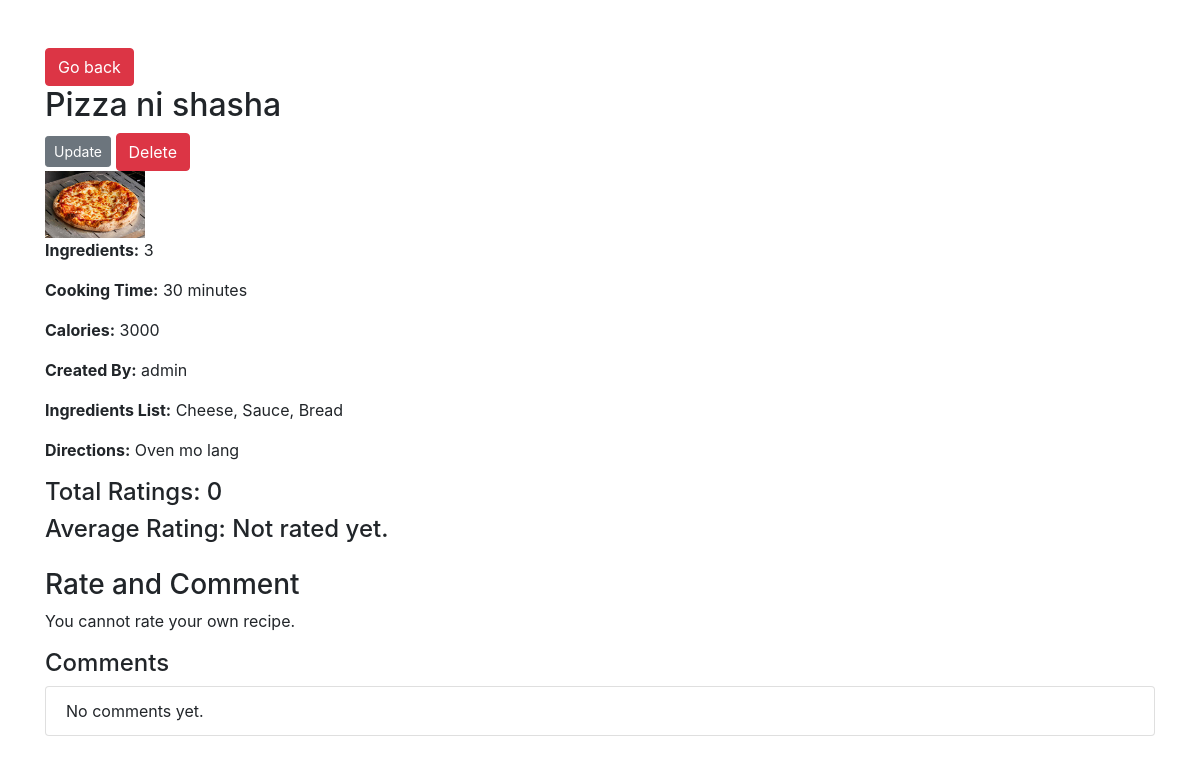
The app's page /home/15/ (signed in), older data.
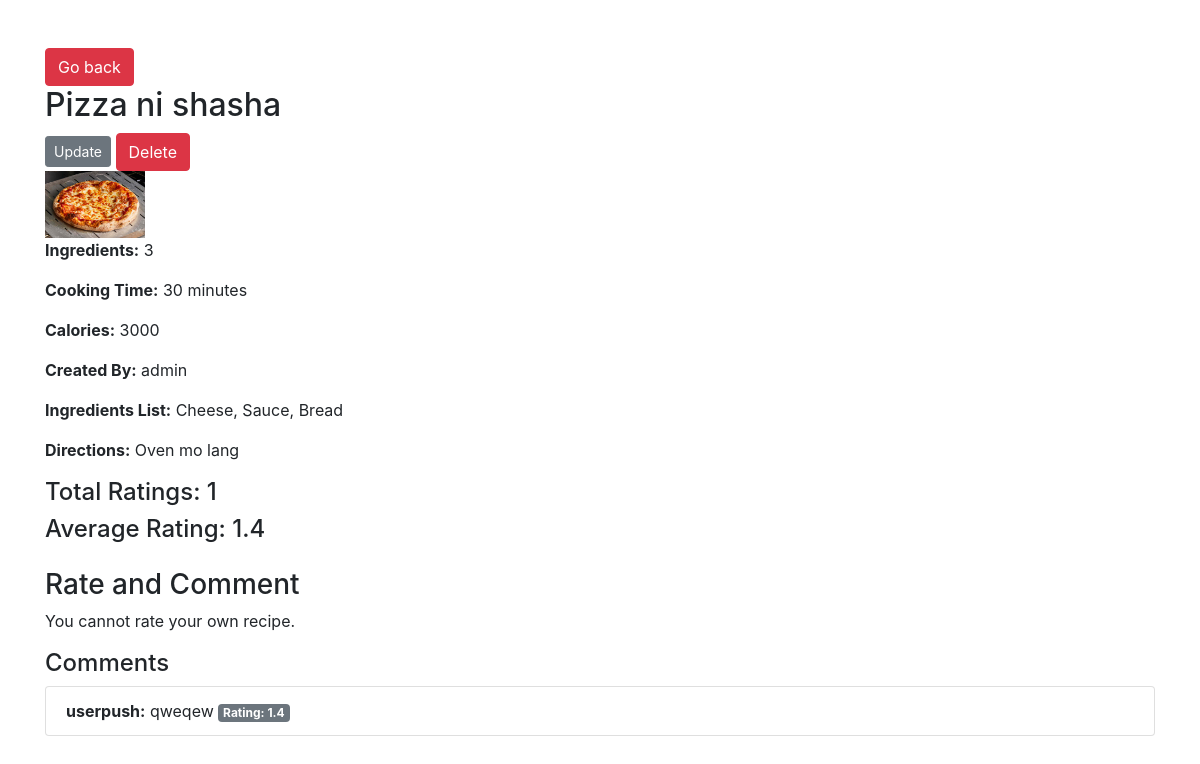
The same page, newer data.
### recipes/models.py (models this page shows)
class Comment(models.Model):
    recipe = models.ForeignKey(Recipe, on_delete=models.CASCADE, related_name='comments')
    user = models.ForeignKey(User, on_delete=models.CASCADE)
    content = models.TextField()
    created_at = models.DateTimeField(auto_now_add=True)
    class Meta:
        unique_together = ('recipe', 'user')

class Rating(models.Model):
    recipe = models.ForeignKey(Recipe, on_delete=models.CASCADE, related_name='ratings')
    user = models.ForeignKey(User, on_delete=models.CASCADE)
    score = models.DecimalField(max_digits=4, decimal_places=1)
    created_at = models.DateTimeField(auto_now_add=True)
    class Meta:
        unique_together = ('recipe', 'user')

### recipes/views.py (the view)
# urls.py: path('<int:pk>/', RecipeDetailView.as_view(), name='recipe-detail'),
class RecipeDetailView(LoginRequiredMixin, DetailView):
    model = Recipe
    template_name = 'recipes/recipe_detail.html'
    def get(self, request, *args, **kwargs):
        recipe = self.get_object()
        if not recipe.views.filter(id=request.user.id).exists():
            recipe.views.add(request.user)
            recipe.view_count += 1
            recipe.save()
        return super().get(request, *args, **kwargs)
    def get_context_data(self, **kwargs):
        context = super().get_context_data(**kwargs)
        context['form'] = RatingCommentForm()
        context['comments'] = self.object.comments.all()
        context['rating'] = self.object.ratings.filter(user=self.request.user).first()
        total_ratings = self.object.ratings.count()
        if total_ratings > 0:
            average_rating = self.object.ratings.aggregate(models.Avg('score'))['score__avg']
        else:
            average_rating = None
        context['total_ratings'] = total_ratings
        context['average_rating'] = average_rating
        context['comments_with_ratings'] = [
            {
                'comment': comment,
                'rating': self.object.ratings.filter(user=comment.user).first()
            }
            for comment in context['comments']
        ]
        return context

### templates/recipes/recipe_detail.html (shortened to what this page needs)
<!DOCTYPE html>
<html lang="en">
<head>
    <link rel="stylesheet" href="https://stackpath.bootstrapcdn.com/bootstrap/4.5.2/css/bootstrap.min.css">
</head>
<body>
    <div class="container mt-5">
        <a href="{% url 'home' %}" class="btn btn-danger">Go back</a>
        <h2>{{ object.name }}</h2>
        <div>
            {% if object.user == user %}
                <a class="btn btn-secondary btn-sm mt-1 mb-1" href="{% url 'recipe-update' object.id %}">Update</a>
                <a class="btn btn-danger" href="{% url 'recipe-delete' object.id %}">Delete</a>
            {% endif %}
        </div>
        <div>
            {% if object.image %}
                <img src="{{ object.image.url }}" alt="{{ object.name }}" style="max-width: 100px;">
            {% else %}
                <p>No image available.</p>
            {% endif %}
            <p><strong>Ingredients:</strong> {{ object.ingredients }}</p>
            <p><strong>Cooking Time:</strong> {{ object.minutes }} minutes</p>
            <p><strong>Calories:</strong> {{ object.calories }}</p>
            {% if object.user %}
                <p><strong>Created By:</strong> {{ object.user.username }}</p>
            {% else %}
                <p><strong>Created By:</strong> Unknown</p>
            {% endif %}
            <p><strong>Ingredients List:</strong> {{ object.ingredientsList }}</p>
            <p><strong>Directions:</strong> {{ object.directions }}</p>
            <h4>Total Ratings: {{ total_ratings }}</h4>
            {% if average_rating %}
                <h4>Average Rating: {{ average_rating|floatformat:1 }}</h4>
            {% else %}
                <h4>Average Rating: Not rated yet.</h4>
            {% endif %}
        </div>
        <h3 class = "mt-4">Rate and Comment</h3>
        {% if object.user != user %}
            {% if rating %}
                <p>You have already rated this recipe: {{ rating.score }}.</p>
            {% else %}
                <form method="POST" action="{% url 'add-rating-comment' object.pk %}">
                    {% csrf_token %}
                    {{ form.as_p }}
                    <button type="submit" class="btn btn-primary">Submit</button>
                </form>
            {% endif %}
        {% else %}
            <p>You cannot rate your own recipe.</p>
        {% endif %}
        <h4>Comments</h4>
        <ul class="list-group">
            {% for item in comments_with_ratings %}
                <li class="list-group-item">
                    <strong>{{ item.comment.user.username }}:</strong> {{ item.comment.content }}
                    {% if item.rating %}
                        <span class="badge badge-secondary">Rating: {{ item.rating.score }}</span>
                    {% else %}
                        <span class="badge badge-light">No rating given</span>
                    {% endif %}
                </li>
            {% empty %}
                <li class="list-group-item">No comments yet.</li>
            {% endfor %}
        </ul>
        </div>
</body>
</html>

Row changes from the older to the newer data that the page shows:
added Comment: comment.user.username "userpush", comment.content "qweqew", rating.score "1.4"
Text that changed along with them:
{{ total_ratings }}: "0" → "1"
{{ average_rating|floatformat:1 }}: (not shown) → "1.4"
text no longer shown: "Average Rating: Not rated yet. No comments yet."
text now shown: "Average Rating:"
